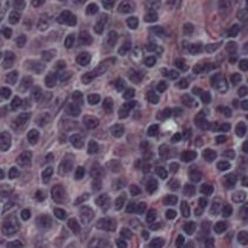
#> input picture aula8_fourier/imagem.png, 248 x 248 px; its folder holds 4 pictures in this run
$ python resolucao_exerc2.py
#> lines starting #> are read from the running program, lines starting #| are printed output that depends on the picture; long printed decimals are rounded
# Importação dos módulos
import cv2
import matplotlib.pyplot as plt
import numpy as np
from skimage import metrics


def add_gaussian_noise(image, mu, sigma):
    """Adiciona Ruído Gaussiano a uma imagem em escala de cinza.

    Args:
        image: imagem em escala de cinza.

        mu: float que representa a média da função de densidade de
        probabilidade da gaussiana.

        sigma: float que representa o desvio padrão da função de
        densidade de probabilidade da gaussiana.

    Returns:
        imagem: imagem ruidosa.
    """
#> called with mu = 50, sigma = 20

    # Cria a matriz de ruído com base na distribuição gaussiana
    noise = generate_gaussian_noise(image, mu, sigma)
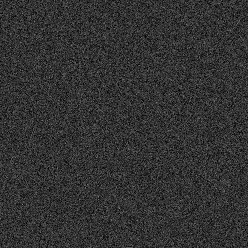
#> noise: shape (248, 248); min 0, max 138, mean 50.4

    # Salva a imagem do ruído gerado
    cv2.imwrite('./ruido_gaussiano.png', noise)

    # Adiciona o ruído a imagem de interesse
    noisy_image = cv2.add(image, noise)
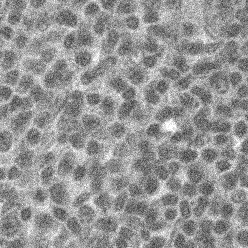
#> noisy_image: shape (248, 248); min 46, max 255, mean 148

    # Salva a imagem ruidosa (degradada)
    cv2.imwrite('./imagem_ruidosa.png', noisy_image)


def generate_gaussian_noise(image, mu, sigma):
    """Gera a matriz com distribuição normal dos pixels que
    forma o ruído gaussiano.

    Args:
        image: imagem de interesse.

        mu: float que representa a média da função de densidade de
        probabilidade da gaussiana.

        sigma: float que representa o desvio padrão da função de
        densidade de probabilidade da gaussiana.

    Returns:
        matriz: matriz do ruído.
    """

    # Calcula o tamanho da matriz de ruídos de referência
    ref_size = 2048 ** 2

    # Representação unidimensional da matriz de referência
    ref_noise = np.zeros(shape=ref_size)

    # Atribui uma numeração para cada pixel da matriz
    # de ruídos de referência
    pixel_numbers = np.arange(start=0, stop=ref_size)

    # Embaralha o vetor com a numeração dos pixels
    np.random.shuffle(pixel_numbers)

    # Calcula o vetor da função de densidade de probabilidade
    # para cada intensidade de pixel
    probs = gaussian_pdf(np.arange(256), mu, sigma)

    # Normaliza o vetor das probabilidades para garantir
    # que a soma seja 1, o que garante que a matriz de
    # ruído seja totalmente preenchida
    probs /= np.sum(probs)

    # Inicia um contador para cada intensidade de pixel
    counter = np.zeros(256)

    # Índice inicial para o vetor com a numeração dos pixels
    curr_pxl = 0

    # Itera sobre todos os valores de intensidade de pixels para
    # uma imagem em escala de cinza
    for curr_int in range(256):

        # Calcula a quantidade de ocorrências da intensidade l
        # na matriz de ruído
        freq = np.rint(probs[curr_int] * ref_size)

        # Enquanto houverem pixels a serem preenchidos e quantidade
        # de pixels com intensidade l for menor que a frequência dela
        while curr_pxl < ref_size and counter[curr_int] + 1 <= freq:
            # Atribui a intensidade l no pixel da posição curr_pixel
            # do vetor de pixels numerados a matriz de referência
            ref_noise[pixel_numbers[curr_pxl]] = curr_int

            # Incrementa o contador para intensidade l
            counter[curr_int] += 1

            # Incrementa o índice do vetor dos pixels numerados
            curr_pxl += 1

    # Retorna a matriz do ruído gaussiano com as dimensões da imagem
    return ref_noise[0:image.size].reshape(*image.shape).astype(np.uint8)


def gaussian_pdf(z, mu, sigma):
    """Função de Densidade de Probabilidade da Gaussiana.

    Args:
        z: inteiro com um valor aleatório (nível de cinza).
        mu: float com a média da distribuição.
        sigma: float com o desvio padrão da distribuição.

    Returns:
        float: probabilidade/frequência de z.
    """

    # Calcula a função de Densidade de Probabilidade para z
    p = (1 / (sigma * np.sqrt(2 * np.pi)))
    p *= np.exp(-1 * (((z - mu) ** 2) / (2 * (sigma ** 2))))

    # Retorna a probabilidade de z
    return p


def plot_spectrum(dft, filename):
    """Cria uma imagem do espectro da transformada discreta
    de Fourier centrada.

    Args:
        dft: matriz da transformada de Fourier.
        filename: nome do arquivo, sem extensão.

    Returns:
        imagem: imagem do espectro.
    """
#> called with dft = array of shape (248, 248), filename = 'sem_filtro'

    # Calcula as magnitudes
    # 1e-8 evita o cálculo do log 0
    magnitudes = np.log(np.abs(dft) + 1e-8)

    # Configura o gráfico com um determinado intervalo de cores
    plt.imshow(magnitudes, cmap='ocean_r', vmin=6, vmax=12)

    # Cria a barra lateral de cores
    plt.colorbar()

    # Plota e salva o gráfico
    plt.savefig(f'espectro_{filename}.png')

    # Encerra as configurações do gráfico
    plt.close()


def apply_filter1(dft):
    """Aplica o primeiro filtro de suavização proposto.

    Args:
        dft: matriz da transformada de Fourier.
    """

    # Recupera cada posição da transformada de Fourier
    x, y = np.ogrid[:dft.shape[0], :dft.shape[1]]
#> x = 248 values from 0 to 247

    # Recupera o ponto central da transformada de Fourier
    center = np.array([int(dft.shape[0] / 2), int(dft.shape[1] / 2)])
#> center = [124, 124]

    # Calcula a distância euclidiana entre cada posição
    # e o centro da transformada
    dist = np.sqrt((x - center[0]) ** 2 + (y - center[1]) ** 2)

    # Calcula a máscara do filtro
    # Substrai-se de 1 o resultado da divisão das distâncias pela
    # distância máxima (limitando esse resultado de 0 e 1)
    mask = 1 - np.clip(dist / np.max(dist), 0, 1)

    # Aplica a máscara do filtro
    filtered_dft = dft * mask

    # Gera o espectro da nova transformada de Fourier
    plot_spectrum(filtered_dft, 'filtro1')
#> call 2 of plot_spectrum, with dft = array of shape (248, 248), filename = 'filtro1'
#> in plot_spectrum (call 2), `magnitudes = np.log(np.abs(dft) + 1e-8)`:
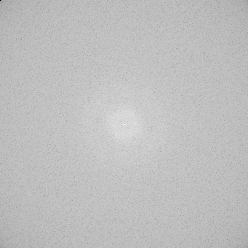
#> magnitudes: shape (248, 248) float64; min -18.42, max 16.02, mean 7.43; drawn with min black and max white
#> in plot_spectrum (call 2), `plt.savefig(f'espectro_{filename}.png')`:
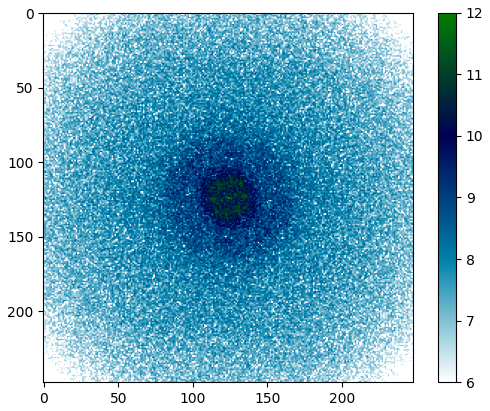
#> figure drawn by matplotlib, 2 panels

    # Desfaz o deslocamento da frequência e aplica a transformada inversa,
    # obtendo-se a imagem filtrada
    filtered_image = np.abs(np.fft.ifft2(np.fft.ifftshift(filtered_dft)))

    # Salva a imagem filtrada
    cv2.imwrite('./imagem_filtrada1.png', filtered_image)


def apply_filter2(dft):
    """Aplica o segundo filtro de suavização proposto.

    Args:
        dft: matriz da transformada de Fourier.
    """

    # Recupera cada posição da transformada de Fourier
    x, y = np.ogrid[:dft.shape[0], :dft.shape[1]]
#> x = 248 values from 0 to 247

    # Recupera o ponto central da transformada de Fourier
    center = np.array([int(dft.shape[0] / 2), int(dft.shape[1] / 2)])
#> center = [124, 124]

    # Calcula a distância euclidiana entre cada posição
    # e o centro da transformada
    dist = np.sqrt((x - center[0]) ** 2 + (y - center[1]) ** 2)

    # Cria a máscara do filtro
    # Inicia-se a máscara com 0 em todas as posições
    # Em seguida, para as posições nas quais a distância é menor do que
    # do que a metade da distância máxima, atualiza o valor para 1
    mask = np.zeros_like(dft)
    mask[dist < np.max(dist) / 2] = 1

    # Aplica a máscara do filtro
    filtered_dft = dft * mask

    # Gera o espectro da nova transformada de Fourier
    plot_spectrum(filtered_dft, 'filtro2')
#> call 3 of plot_spectrum, with dft = array of shape (248, 248), filename = 'filtro2'
#> in plot_spectrum (call 3), `magnitudes = np.log(np.abs(dft) + 1e-8)`:
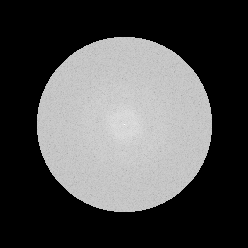
#> magnitudes: shape (248, 248) float64; min -18.42, max 16.02, mean -7.84; drawn with min black and max white
#> in plot_spectrum (call 3), `plt.savefig(f'espectro_{filename}.png')`:
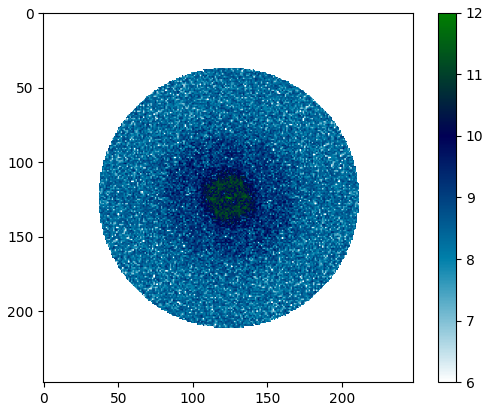
#> figure drawn by matplotlib, 2 panels

    # Desfaz o deslocamento da frequência e aplica a transformada inversa,
    # obtendo-se a imagem filtrada
    filtered_image = np.abs(np.fft.ifft2(np.fft.ifftshift(filtered_dft)))
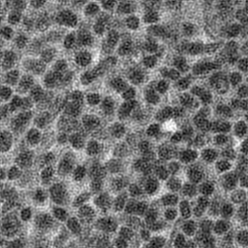
#> filtered_image: shape (248, 248) float64; min 58.38, max 261.8, mean 148; drawn with min black and max white

    # Salva a imagem filtrada
    cv2.imwrite('./imagem_filtrada2.png', filtered_image)


def compute_psnr(image1, image2):
    """Calcula a Relação Sinal-Ruído de Pico (PSNR).

    Args:
        image1: imagem original.
        image2: imagem a ser comparada.

    Returns:
        float: valor da métrica.
    """

    # Retorna o valor da métrica
    return metrics.peak_signal_noise_ratio(image1, image2)


def main():
    """Função principal do programa.
    """

    # Define uma seed para reprodutibilidade
    np.random.seed(13)

    # Realiza a leitura da imagem no formato de matriz
    # e na escala de cinza
    grayscale_image = cv2.imread('./imagem.png', cv2.IMREAD_GRAYSCALE)

    # Salva a imagem convertida para escala de cinza
    cv2.imwrite('./imagem_cinza.png', grayscale_image)

    # Adiciona um ruído gaussiano a imagem
    add_gaussian_noise(grayscale_image, mu=50, sigma=20)

    # Realiza a leitura da imagem ruidosa na escala de cinza
    noisy_image = cv2.imread('./imagem_ruidosa.png', cv2.IMREAD_GRAYSCALE)

    # Calcula a transformada normalizada discreta de Fourier em 2D
    dft = np.fft.fft2(noisy_image)

    # Desloca as frequência para o centro
    dft = np.fft.fftshift(dft)

    # Gera o espectro de Fourier
    plot_spectrum(dft, 'sem_filtro')

    # Aplicar o primeiro filtro proposto
    apply_filter1(dft)

    # Realiza a leitura da imagem filtrada com filtro 1
    filtered_image1 = cv2.imread(
        './imagem_filtrada1.png', cv2.IMREAD_GRAYSCALE)

    # Aplicar o segundo filtro proposto
    apply_filter2(dft)

    # Realiza a leitura da imagem filtrada com filtro 2
    filtered_image2 = cv2.imread(
        './imagem_filtrada2.png', cv2.IMREAD_GRAYSCALE)

    # Calcula as métricas de qualidade entre a imagem original
    # e as demais imagens
    noisy_psnr = compute_psnr(grayscale_image, noisy_image)
#> noisy_psnr = 13.47
    filter1_psnr = compute_psnr(grayscale_image, filtered_image1)
#> filter1_psnr = 13.9
    filter2_psnr = compute_psnr(grayscale_image, filtered_image2)
#> filter2_psnr = 13.83

    # Exibe as métricas de qualidade
    print(f'PSNR entre Imagem Original e Imagem Ruidosa     : {noisy_psnr}')
#| PSNR entre Imagem Original e Imagem Ruidosa     : 13.466
    print(f'PSNR entre Imagem Original e Imagem com Filtro 1: {filter1_psnr}')
#| PSNR entre Imagem Original e Imagem com Filtro 1: 13.899
    print(f'PSNR entre Imagem Original e Imagem com Filtro 2: {filter2_psnr}')
#| PSNR entre Imagem Original e Imagem com Filtro 2: 13.826


if __name__ == '__main__':
    """Ponto de entrada do programa.
    """

    # Chama a Função Principal
    main()
